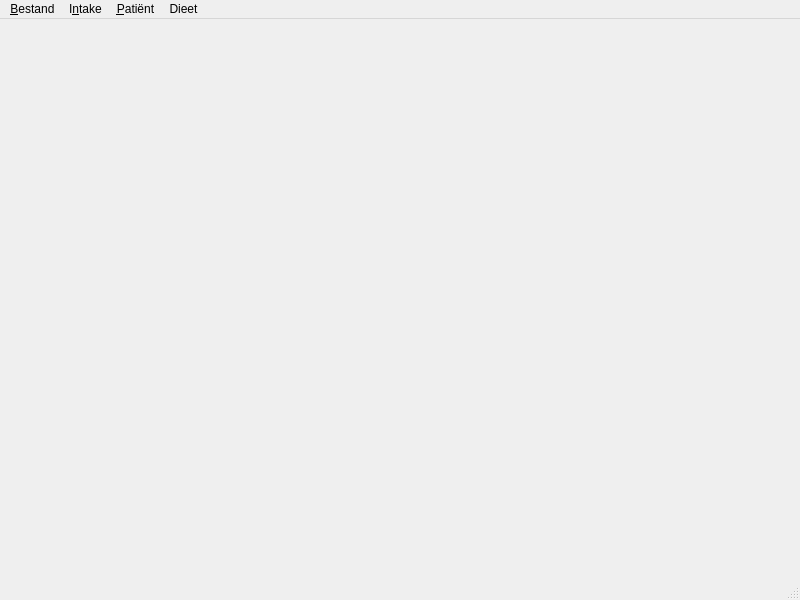
<?xml version="1.0" encoding="UTF-8"?>
<ui version="4.0">
 <class>MainWindow</class>
 <widget class="QMainWindow" name="MainWindow">
  <property name="geometry">
   <rect>
    <x>0</x>
    <y>0</y>
    <width>800</width>
    <height>600</height>
   </rect>
  </property>
  <property name="windowTitle">
   <string>Zorg rapportage</string>
  </property>
  <widget class="QWidget" name="centralwidget">
   <property name="sizePolicy">
    <sizepolicy hsizetype="Expanding" vsizetype="Expanding">
     <horstretch>1</horstretch>
     <verstretch>1</verstretch>
    </sizepolicy>
   </property>
  </widget>
  <widget class="QMenuBar" name="menubar">
   <property name="geometry">
    <rect>
     <x>0</x>
     <y>0</y>
     <width>800</width>
     <height>23</height>
    </rect>
   </property>
   <widget class="QMenu" name="menu_Bestand">
    <property name="title">
     <string>&amp;Bestand</string>
    </property>
    <addaction name="actionAfsluiten"/>
   </widget>
   <widget class="QMenu" name="menuI_ntake">
    <property name="title">
     <string>I&amp;ntake</string>
    </property>
    <addaction name="actionNieuw"/>
    <addaction name="actionAanpassen"/>
   </widget>
   <widget class="QMenu" name="menu_Pati_nt">
    <property name="title">
     <string>&amp;Patiënt</string>
    </property>
    <addaction name="actionPatientZoeken"/>
   </widget>
   <widget class="QMenu" name="menuDieet">
    <property name="title">
     <string>Dieet</string>
    </property>
    <addaction name="actionOverzicht"/>
    <addaction name="actionBe_werk_geselecteerde"/>
   </widget>
   <addaction name="menu_Bestand"/>
   <addaction name="menuI_ntake"/>
   <addaction name="menu_Pati_nt"/>
   <addaction name="menuDieet"/>
  </widget>
  <widget class="QStatusBar" name="statusbar"/>
  <action name="actionAfsluiten">
   <property name="text">
    <string>A&amp;fsluiten</string>
   </property>
   <property name="shortcut">
    <string>Ctrl+Q</string>
   </property>
   <property name="menuRole">
    <enum>QAction::QuitRole</enum>
   </property>
  </action>
  <action name="action_Nieuw">
   <property name="text">
    <string>&amp;Nieuw</string>
   </property>
   <property name="shortcut">
    <string>Backspace, Backspace</string>
   </property>
  </action>
  <action name="actionAanpassen">
   <property name="text">
    <string>&amp;Aanpassen</string>
   </property>
  </action>
  <action name="actionPatientZoeken">
   <property name="text">
    <string>&amp;Zoeken</string>
   </property>
   <property name="shortcut">
    <string>Ctrl+F</string>
   </property>
  </action>
  <action name="actionNieuw">
   <property name="text">
    <string>N&amp;ieuw</string>
   </property>
   <property name="shortcut">
    <string>Ctrl+N</string>
   </property>
  </action>
  <action name="actionOverzicht">
   <property name="text">
    <string>Overzicht</string>
   </property>
  </action>
  <action name="actionBe_werk_geselecteerde">
   <property name="text">
    <string>Be&amp;werk geselecteerde</string>
   </property>
  </action>
 </widget>
 <resources/>
 <connections/>
</ui>
